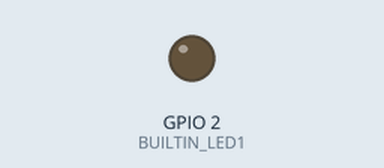
Simulated run of this sketch. Board: ESP8266 (NodeMCU). On the bench: output pins drawn as LEDs (lit = HIGH). WiFi joins after 1.5 s; servers stay silent unless stated; what the sketch prints to the serial monitor is not drawn.

Above: at 3.0 s.
At 7.0 s:
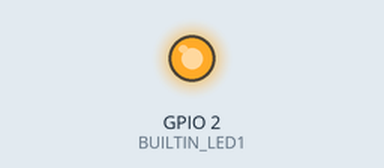
Timing chart, 0 to 15.2 s (numbered marks = the images above):
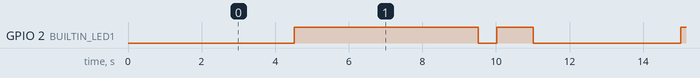

Measured:
- by itself, GPIO 2 (BUILTIN_LED1): repeats every 10.5 s: LOW 0.50 s, HIGH 1.0 s, LOW 4.0 s, HIGH 5.0 s
- by itself, everything shown: repeats every 10.5 s, in 4 steps

The sketch:

sketch_oct02a_wifi.ino
```cpp
#include <ESP8266WiFi.h>
#include <Arduino.h>


const char* ssid     = "somethgin";
const char* password = "somethign";


// From
// https://github.com/esp8266/Arduino/issues/2627
// Also has WIFI Ex
//

const short int BUILTIN_LED1 = 2; //GPIO2

void setup() {
    // put your setup code here, to run once:
    pinMode(BUILTIN_LED1, OUTPUT);

    Serial.begin(115200);
    delay(10);

    Serial.print("\nConnecting to ");
    Serial.println(ssid);

    //We don't want the ESP to act as an AP
    //WiFi.mode(WIFI_STA);
    //Serial.print("\nWifi Mode set to WIFI_STA");
    WiFi.begin(ssid, password);
    Serial.print("\nWifi begin called\n");

    while (WiFi.status() != WL_CONNECTED) {
      delay(500);
      Serial.print(".");
    }

    Serial.println("");
    Serial.println("\nWiFi connected.");
    Serial.print("\nIP address: ");
    Serial.println(WiFi.localIP());
}

void loop() {

    Serial.printf("Number of connected devices (stations) = %d\n", WiFi.softAPgetStationNum());
    delay(3000);

    // put your main code here, to run repeatedly:
    digitalWrite(BUILTIN_LED1, HIGH);   // turn the LED on (HIGH is the voltage level)
    delay(5000);              // wait for 5 seconds
    digitalWrite(BUILTIN_LED1, LOW);    // turn the LED off by making the voltage LOW
    delay(500);              // wait for a half second
    digitalWrite(BUILTIN_LED1, HIGH);   // turn the LED on (HIGH is the voltage level)
    delay(1000);              // wait for a second
    digitalWrite(BUILTIN_LED1, LOW);    // turn the LED off by making the voltage LOW
    delay(1000);              // wait for a second
}
```
